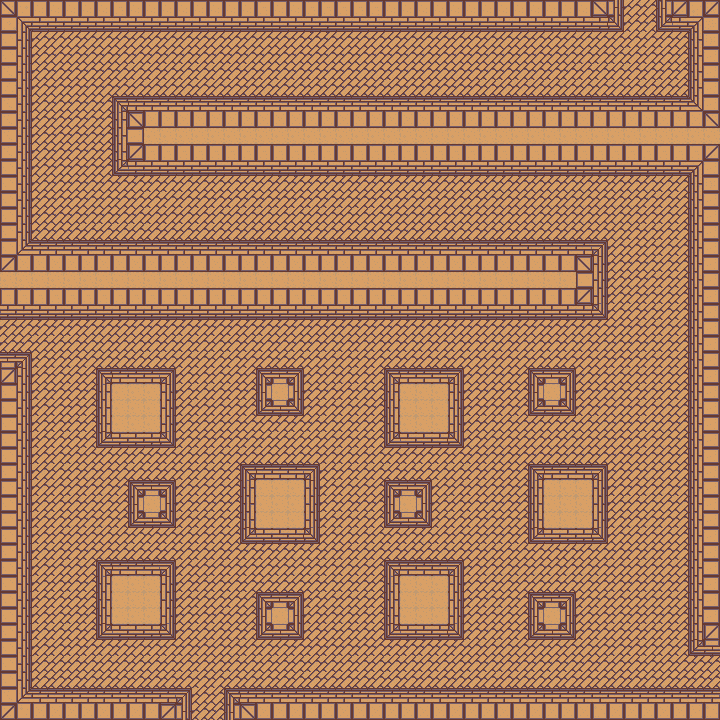

A level layout from a 2D game, rendered from its tile map. Below: a short description, then the map file with tile-grid data replaced by summaries:
An orthogonal 45x45 tile map with 16x16 px tiles, 1 tile layer (background), 3 tilesets and 33 objects.

<map version="1.0" orientation="orthogonal" renderorder="right-down" width="45" height="45" tilewidth="16" tileheight="16" nextobjectid="109">
 <tileset firstgid="1" name="tileset_1" tilewidth="16" tileheight="16" tilecount="1200" columns="40">
  <image source="tileset_1.png" width="640" height="480" />
 </tileset>
 <tileset firstgid="1201" name="player" tilewidth="32" tileheight="32" tilecount="1" columns="1">
  <image source="../../img/player_stand.png" width="32" height="36" />
 </tileset>
 <tileset firstgid="1202" name="scarab" tilewidth="64" tileheight="32" tilecount="1" columns="1">
  <image source="../../img/scarab.png" width="64" height="32" />
 </tileset>
 <layer name="background" width="45" height="45">
  <data>[2025 cells, 2025 non-empty, 44 distinct tile ids]</data>
 </layer>
 <objectgroup name="enemies">
  <object id="97" gid="1202" x="288" y="80" width="64" height="32" />
  <object id="98" gid="1202" x="544" y="224" width="64" height="32" />
  <object id="99" gid="1202" x="80" y="224" width="64" height="32" />
  <object id="100" gid="1202" x="544" y="448" width="64" height="32" />
  <object id="101" gid="1202" x="496" y="592" width="64" height="32" />
  <object id="102" gid="1202" x="352" y="480" width="64" height="32" />
  <object id="103" gid="1202" x="272" y="592" width="64" height="32" />
  <object id="104" gid="1202" x="48" y="672" width="64" height="32" />
  <object id="105" gid="1202" x="144" y="480" width="64" height="32" />
  <object id="106" gid="1202" x="240" y="368" width="64" height="32" />
  <object id="108" gid="1202" x="368" y="688" width="64" height="32" />
 </objectgroup>
 <objectgroup name="solids">
  <object id="72" x="0" y="0" width="624" height="32" />
  <object id="73" x="656" y="0" width="64" height="32" />
  <object id="76" x="0" y="32" width="32" height="288" />
  <object id="77" x="32" y="240" width="576" height="80" />
  <object id="78" x="688" y="32" width="32" height="624" />
  <object id="79" x="112" y="96" width="576" height="80" />
  <object id="80" x="0" y="352" width="32" height="368" />
  <object id="82" x="32" y="688" width="160" height="32" />
  <object id="83" x="224" y="688" width="496" height="32" />
  <object id="84" x="96" y="368" width="80" height="80" />
  <object id="85" x="128" y="480" width="48" height="48" />
  <object id="86" x="96" y="560" width="80" height="80" />
  <object id="87" x="240" y="464" width="80" height="80" />
  <object id="88" x="256" y="592" width="48" height="48" />
  <object id="89" x="256" y="368" width="48" height="48" />
  <object id="90" x="384" y="368" width="80" height="80" />
  <object id="91" x="384" y="480" width="48" height="48" />
  <object id="92" x="528" y="368" width="48" height="48" />
  <object id="93" x="384" y="560" width="80" height="80" />
  <object id="94" x="528" y="592" width="48" height="48" />
  <object id="95" x="528" y="464" width="80" height="80" />
 </objectgroup>
 <objectgroup name="player">
  <object id="96" gid="1201" x="624" y="32" width="32" height="32" />
 </objectgroup>
</map>
